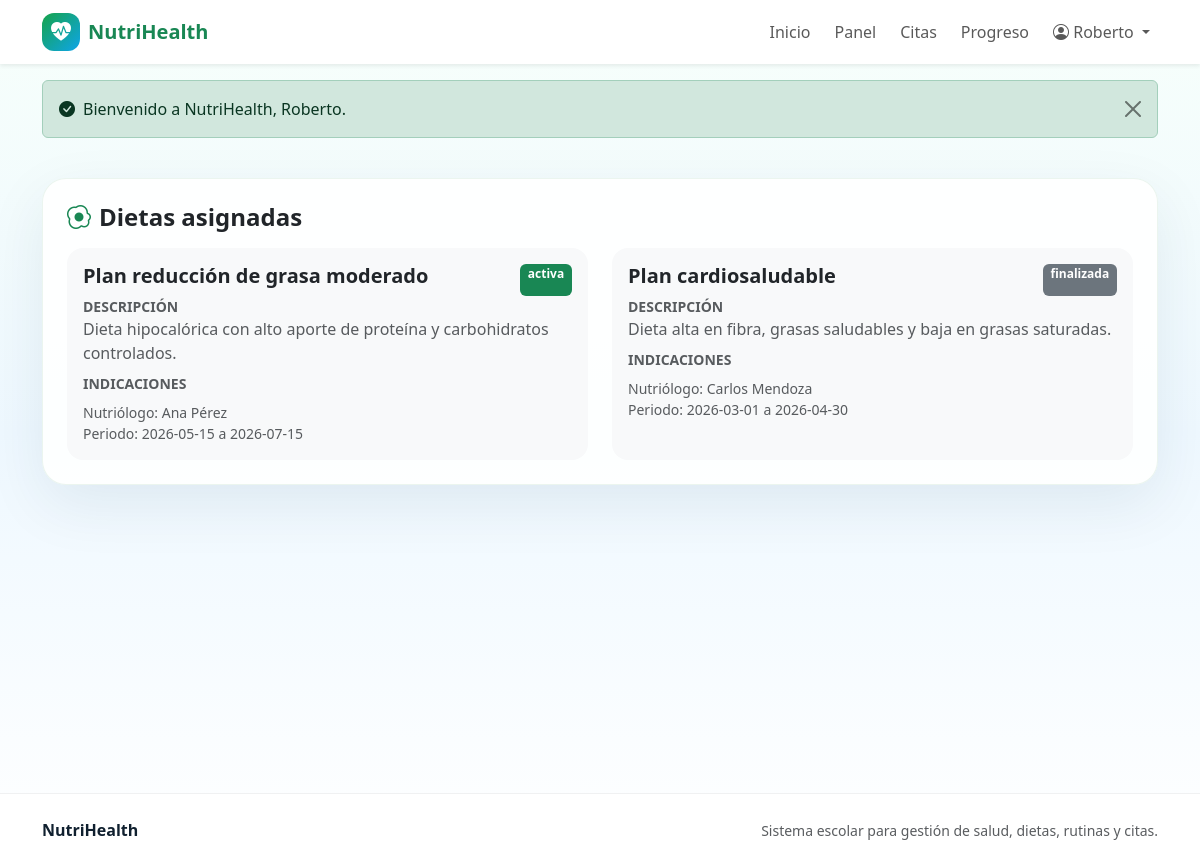
Page /pages/paciente/dieta.php (signed in) on the committed database.
### tables this page shows
CREATE TABLE dietas_pacientes (
    id INT AUTO_INCREMENT PRIMARY KEY,
    paciente_id INT NOT NULL,
    dieta_id INT NOT NULL,
    fecha_inicio DATE,
    fecha_fin DATE,
    estado ENUM('activa', 'finalizada', 'cancelada') DEFAULT 'activa',

    FOREIGN KEY (paciente_id) REFERENCES personas(id),
    FOREIGN KEY (dieta_id) REFERENCES dietas(id)
);

CREATE TABLE dietas (
    id INT AUTO_INCREMENT PRIMARY KEY,
    nombre VARCHAR(100) NOT NULL,
    descripcion TEXT,
    indicaciones TEXT,
    nutriologo_id INT NOT NULL,
    fecha_creacion DATETIME DEFAULT CURRENT_TIMESTAMP,

    FOREIGN KEY (nutriologo_id) REFERENCES personas(id)
);

CREATE TABLE personas (
    id INT AUTO_INCREMENT PRIMARY KEY,
    nombre VARCHAR(100) NOT NULL,
    apellido_paterno VARCHAR(100),
    apellido_materno VARCHAR(100),
    fecha_nacimiento DATE,
    sexo ENUM('Masculino', 'Femenino', 'Otro'),
    telefono VARCHAR(20),
    email VARCHAR(100) UNIQUE NOT NULL,
    direccion TEXT,
    usuario VARCHAR(50) UNIQUE NOT NULL,
    password_hash VARCHAR(255) NOT NULL,
    rol ENUM('paciente', 'nutriologo', 'entrenador') NOT NULL,
    activo BOOLEAN DEFAULT TRUE,
    fecha_registro DATETIME DEFAULT CURRENT_TIMESTAMP
);

### config/database.php (called while the page is built, shortened)
<?php
function db(): PDO
{
    static $pdo = null;
    if ($pdo === null) {
        $host = 'localhost';
        $database = 'sitio_salud';
        $user = 'root';
        $password = '';
        $charset = 'utf8mb4';
        $dsn = "mysql:host={$host};dbname={$database};charset={$charset}";
        $options = [
            PDO::ATTR_ERRMODE => PDO::ERRMODE_EXCEPTION,
            PDO::ATTR_DEFAULT_FETCH_MODE => PDO::FETCH_ASSOC,
            PDO::ATTR_EMULATE_PREPARES => false,
        ];
        $pdo = new PDO($dsn, $user, $password, $options);
    }
    return $pdo;
}

### includes/functions.php (called while the page is built, shortened)
<?php
require_once __DIR__ . '/../config/database.php';
function e(?string $value): string
{
    return htmlspecialchars($value ?? '', ENT_QUOTES, 'UTF-8');
}

### pages/paciente/dieta.php (the view, shortened to what this page needs)
<?php
require_once __DIR__ . '/../../includes/functions.php';
$user = current_user();
$stmt = db()->prepare("SELECT dp.*, d.nombre, d.descripcion, d.indicaciones, p.nombre AS nutriologo_nombre, p.apellido_paterno AS nutriologo_apellido
    FROM dietas_pacientes dp
    INNER JOIN dietas d ON d.id = dp.dieta_id
    INNER JOIN personas p ON p.id = d.nutriologo_id
    WHERE dp.paciente_id = ?
    ORDER BY dp.estado = 'activa' DESC, dp.fecha_inicio DESC");
$stmt->execute([$user['id']]);
$dietas = $stmt->fetchAll();
require __DIR__ . '/../../includes/header.php';
?>
<section class="container py-4">
    <div class="card card-soft p-4">
        <h1 class="h4 fw-bold mb-3"><i class="bi bi-egg-fried text-success me-2"></i>Dietas asignadas</h1>
        <?php if (!$dietas): ?>
            <p class="text-muted mb-0">Aún no tienes una dieta asignada.</p>
        <?php else: ?>
            <div class="row g-4">
                <?php foreach ($dietas as $d): ?>
                    <div class="col-md-6">
                        <div class="card h-100 border-0 bg-light rounded-4">
                            <div class="card-body">
                                <div class="d-flex justify-content-between gap-2">
                                    <h5 class="fw-bold"><?= e($d['nombre']) ?></h5>
                                    <span class="badge text-bg-<?= $d['estado'] === 'activa' ? 'success' : 'secondary' ?>"><?= e($d['estado']) ?></span>
                                </div>
                                <div class="mb-2"><div class="small text-uppercase text-muted fw-bold">Descripción</div><p class="text-muted mb-0"><?= nl2br(e($d['descripcion'])) ?></p></div>
                                <div class="mb-2"><div class="small text-uppercase text-muted fw-bold">Indicaciones</div><p class="text-muted mb-0"><?= nl2br(e($d['indicaciones'] ?? '')) ?></p></div>
                                <div class="small text-muted">Nutriólogo: <?= e($d['nutriologo_nombre'] . ' ' . $d['nutriologo_apellido']) ?></div>
                                <div class="small text-muted">Periodo: <?= e($d['fecha_inicio']) ?> a <?= e($d['fecha_fin'] ?: 'sin fecha fin') ?></div>
                            </div>
                        </div>
                    </div>
                <?php endforeach; ?>
            </div>
        <?php endif; ?>
    </div>
</section>
<?php require __DIR__ . '/../../includes/footer.php'; ?>

### assets/css/style.css (style rules this page uses)
:root { --nh-green: #16a34a; --nh-green-dark: #0f7a37; --nh-blue: #0ea5e9; --nh-blue-dark: #0369a1; --nh-soft: #f4fbf7; --nh-text: #10202f; }
body { min-height: 100vh; background: linear-gradient(180deg, #f7fffb 0%, #eef8ff 50%, #ffffff 100%); color: var(--nh-text); }
.card-soft { background: rgba(255, 255, 255, .88); border: 1px solid rgba(15, 122, 55, .08); box-shadow: 0 20px 60px rgba(2, 47, 74, .08); border-radius: 24px; }

### rows in the picture
dietas_pacientes: dieta.nombre "Plan reducción de grasa moderado", estado "activa", dieta.descripcion "Dieta hipocalórica con alto aporte de proteína y carbohidratos controlados.", personas.nombre+apellido_paterno "Ana Pérez", fecha_inicio "2026-05-15", fecha_fin "2026-07-15"
dietas_pacientes: dieta.nombre "Plan cardiosaludable", estado "finalizada", dieta.descripcion "Dieta alta en fibra, grasas saludables y baja en grasas saturadas.", personas.nombre+apellido_paterno "Carlos Mendoza", fecha_inicio "2026-03-01", fecha_fin "2026-04-30"

### other values in the picture
$user['nombre'] "Roberto"
$message "Bienvenido a NutriHealth, Roberto."
